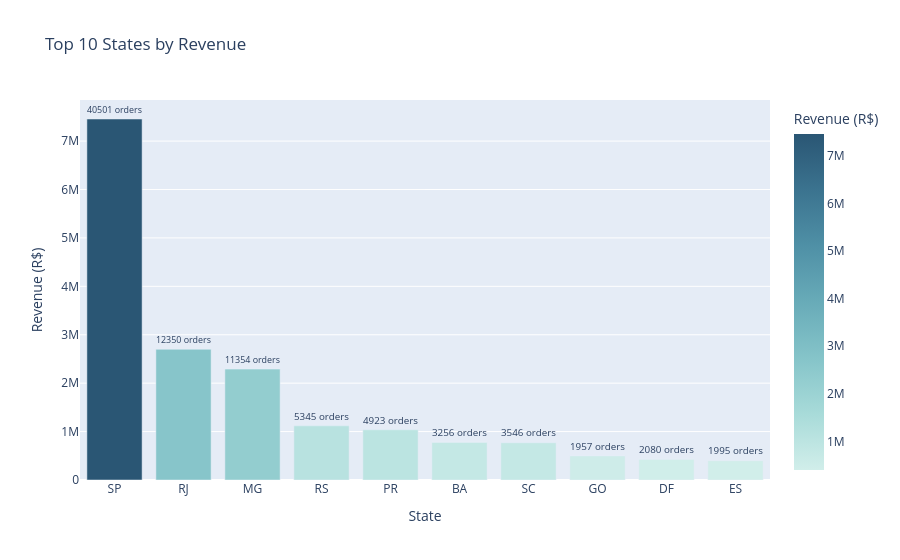

This figure's notebook cell:
### Code cell
# Visualise top 10 states
fig = px.bar(by_state, x='state', y='total_revenue',
    title='Top 10 States by Revenue',
    labels={'state': 'State', 'total_revenue': 'Revenue (R$)'},
    color='total_revenue', color_continuous_scale='Teal',
    text='total_orders')
fig.update_traces(texttemplate='%{text} orders', textposition='outside')
fig.update_layout(showlegend=False)
fig.show()

# Save for dashboard
by_state.to_csv('../data/processed/revenue_by_state.csv', index=False)
print("Saved revenue_by_state.csv")

### Figure 1 — Plotly figure (JSON) as saved in the notebook; plotly's stock layout.template omitted (floating-point values rounded to 4 significant figures)
{"data": [{"hovertemplate": "State=%{x}<br>Revenue (R$)=%{marker.color}<br>total_orders=%{text}<extra></extra>", "legendgroup": "", "marker": {"color": [7457000.0, 2700000.0, 2290000.0, 1118000.0, 1036000.0, 775800.0, 769200.0, 497400.0, 424900.0, 399300.0], "coloraxis": "coloraxis", "pattern": {"shape": ""}}, "name": "", "orientation": "v", "showlegend": false, "text": [40500.0, 12350.0, 11350.0, 5345.0, 4923.0, 3256.0, 3546.0, 1957.0, 2080.0, 1995.0], "textposition": "outside", "texttemplate": "%{text} orders", "type": "bar", "x": ["SP", "RJ", "MG", "RS", "PR", "BA", "SC", "GO", "DF", "ES"], "xaxis": "x", "y": [7457000.0, 2700000.0, 2290000.0, 1118000.0, 1036000.0, 775800.0, 769200.0, 497400.0, 424900.0, 399300.0], "yaxis": "y"}], "layout": {"barmode": "relative", "coloraxis": {"autocolorscale": false, "colorbar": {"title": {"text": "Revenue (R$)"}}, "colorscale": [[0, "rgb(209, 238, 234)"], [0.1667, "rgb(168, 219, 217)"], [0.3333, "rgb(133, 196, 201)"], [0.5, "rgb(104, 171, 184)"], [0.6667, "rgb(79, 144, 166)"], [0.8333, "rgb(59, 115, 143)"], [1, "rgb(42, 86, 116)"]]}, "legend": {"tracegroupgap": 0}, "showlegend": false, "title": {"text": "Top 10 States by Revenue"}, "xaxis": {"anchor": "y", "domain": [0, 1], "title": {"text": "State"}}, "yaxis": {"anchor": "x", "domain": [0, 1], "title": {"text": "Revenue (R$)"}}}}
